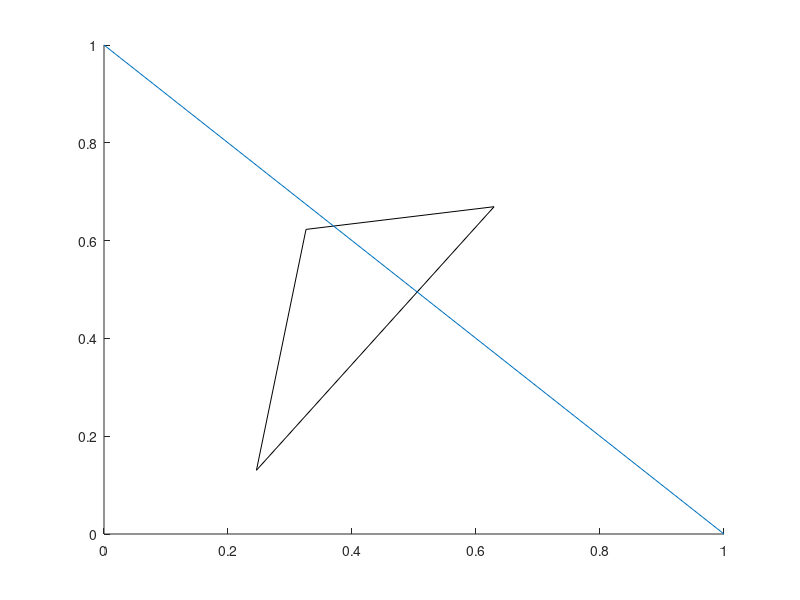

Write MATLAB code to recreate this figure.
function test__user_interations_with_plots()
    %  (2018a) https://au.mathworks.com/help/matlab/creating_plots/capturing-mouse-clicks.html
    f = figure;
    ax = axes;
    p = patch(rand(1,3),rand(1,3),'g');
    l = line([1 0],[0 1]);
    set(f,'ButtonDownFcn',@(~,~)figure_ButtonDownFcn(),...
       'HitTest','on')
    set(ax,'ButtonDownFcn',@(~,~)disp('axes'),...
       'HitTest','off')
    set(p,'ButtonDownFcn',@(~,~)disp('patch'),...
       'PickableParts','all','FaceColor','none')
    set(l,'ButtonDownFcn',@(~,~)lines_ButtonDownFcn(),...
       'HitTest','on')
   
    function asdfadfds = figure_ButtonDownFcn(obj_,event_)
        disp('figure: gca Currentpoint')
        gca_currentpoint = get(gca, 'Currentpoint')
        disp('figure: gco CurrentPoint')
            gco_handle = gco
            % set(gco)
            pt = get(gco_handle, 'CurrentPoint')
            disp('figure: gco CurrentPoint pt')
            disp(pt)
    end
   
    function asdfadfs = lines_ButtonDownFcn(obj_,event_)
        disp('line')                
        gca_currentpoint = get(gca, 'Currentpoint')
        x=get(gco,'Xdata')
        y=get(gco,'Ydata')
        pos=[x y]
          % convert to crosshairs
%          [xg,yg] = ginput(1)
%          pos_ginput=[xg yg]
         
        disp('line gcf_currentpoint')
        gcf_currentpoint = get(gcf, 'CurrentPoint')
        
        disp('line gca CurrentPoint')
            axes_handle = gca
            pt = get(axes_handle, 'CurrentPoint')
            
%         disp('gco CurrentPoint')
%             gco_handle = gco
%             set(gco)
%             pt = get(gco_handle, 'CurrentPoint')
            
            output_txt = {['X: ',num2str(pos(1),4)],...
            ['Y: ',num2str(pos(2),4)]};
        % If there is a Z-coordinate in the position, display it as well
        if length(pos) > 2
            output_txt{end+1} = ['Z: ',num2str(pos(3),4)];
        end
        disp(output_txt)                
    end

end